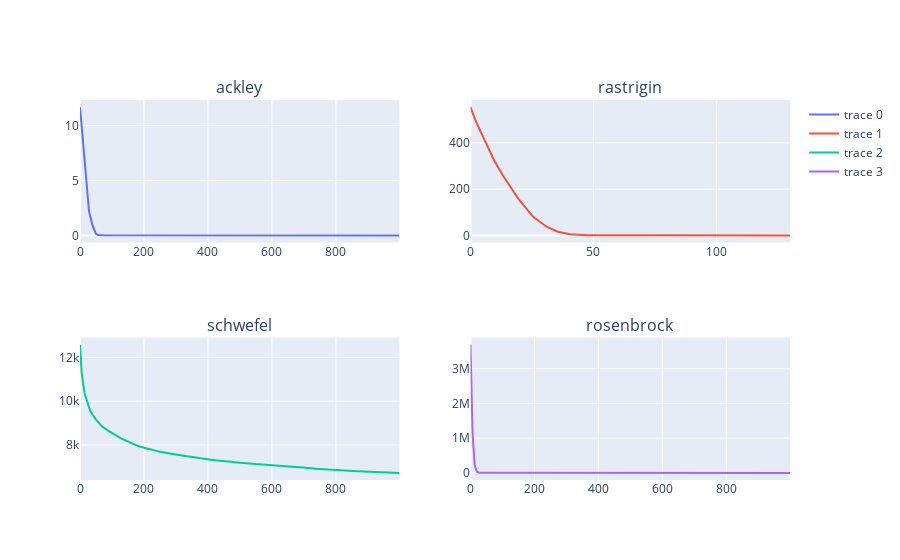

Here is the notebook cell this chart was saved with:
### Code cell
import plotly.express as px
import plotly.graph_objects as go
from plotly.subplots import make_subplots

fig = make_subplots(rows=2, cols=2, subplot_titles=FUNCTIONS)

fig.add_trace(go.Scatter(y=[x['fitness_medio'] for x in ga_dict[FUNCTIONS[0]].geracoes]),row=1,col=1)
fig.add_trace(go.Scatter(y=[x['fitness_medio'] for x in ga_dict[FUNCTIONS[1]].geracoes]),row=1,col=2)
fig.add_trace(go.Scatter(y=[x['fitness_medio'] for x in ga_dict[FUNCTIONS[2]].geracoes]),row=2,col=1)
fig.add_trace(go.Scatter(y=[x['fitness_medio'] for x in ga_dict[FUNCTIONS[3]].geracoes]),row=2,col=2)


#ga_dict[func].calcular_fitness(ga_dict[func].geracoes[899])

### Figure 1 — Plotly figure (JSON) as saved in the notebook; plotly's stock layout.template omitted (floating-point values rounded to 4 significant figures; data arrays with more than 128 entries replaced by an {"elided": "..."} marker saying what was removed)
{"data": [{"type": "scatter", "xaxis": "x", "y": {"elided": "1000 float values"}, "yaxis": "y"}, {"type": "scatter", "xaxis": "x2", "y": {"elided": "131 float values"}, "yaxis": "y2"}, {"type": "scatter", "xaxis": "x3", "y": {"elided": "1000 float values"}, "yaxis": "y3"}, {"type": "scatter", "xaxis": "x4", "y": {"elided": "1000 float values"}, "yaxis": "y4"}], "layout": {"annotations": [{"font": {"size": 16}, "showarrow": false, "text": "ackley", "x": 0.225, "xanchor": "center", "xref": "paper", "y": 1, "yanchor": "bottom", "yref": "paper"}, {"font": {"size": 16}, "showarrow": false, "text": "rastrigin", "x": 0.775, "xanchor": "center", "xref": "paper", "y": 1, "yanchor": "bottom", "yref": "paper"}, {"font": {"size": 16}, "showarrow": false, "text": "schwefel", "x": 0.225, "xanchor": "center", "xref": "paper", "y": 0.375, "yanchor": "bottom", "yref": "paper"}, {"font": {"size": 16}, "showarrow": false, "text": "rosenbrock", "x": 0.775, "xanchor": "center", "xref": "paper", "y": 0.375, "yanchor": "bottom", "yref": "paper"}], "xaxis": {"anchor": "y", "domain": [0, 0.45]}, "xaxis2": {"anchor": "y2", "domain": [0.55, 1]}, "xaxis3": {"anchor": "y3", "domain": [0, 0.45]}, "xaxis4": {"anchor": "y4", "domain": [0.55, 1]}, "yaxis": {"anchor": "x", "domain": [0.625, 1]}, "yaxis2": {"anchor": "x2", "domain": [0.625, 1]}, "yaxis3": {"anchor": "x3", "domain": [0, 0.375]}, "yaxis4": {"anchor": "x4", "domain": [0, 0.375]}}}
